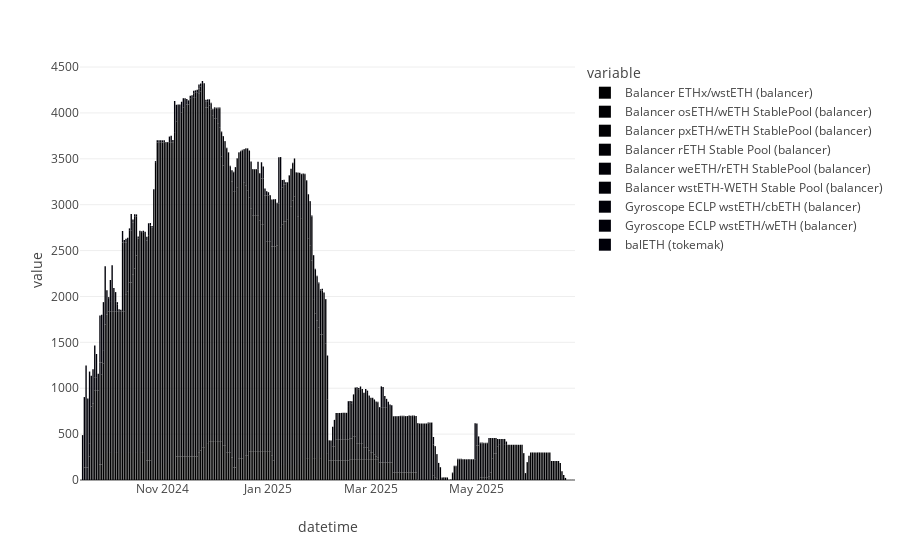

The notebook cell saved with this chart:
### Code cell
px.bar(safe_value_by_destination)

### Figure 1 — Plotly figure (JSON) as saved in the notebook; plotly's stock layout.template omitted (floating-point values rounded to 4 significant figures; data arrays with more than 128 entries replaced by an {"elided": "..."} marker saying what was removed)
{"data": [{"alignmentgroup": "True", "hovertemplate": "variable=Balancer ETHx/wstETH (balancer)<br>datetime=%{x}<br>value=%{y}<extra></extra>", "legendgroup": "Balancer ETHx/wstETH (balancer)", "marker": {"color": "#000001", "pattern": {"shape": ""}}, "name": "Balancer ETHx/wstETH (balancer)", "offsetgroup": "Balancer ETHx/wstETH (balancer)", "orientation": "v", "showlegend": true, "textposition": "auto", "type": "bar", "x": {"elided": "285 str values"}, "xaxis": "x", "y": {"elided": "285 float values"}, "yaxis": "y"}, {"alignmentgroup": "True", "hovertemplate": "variable=Balancer osETH/wETH StablePool (balancer)<br>datetime=%{x}<br>value=%{y}<extra></extra>", "legendgroup": "Balancer osETH/wETH StablePool (balancer)", "marker": {"color": "#000002", "pattern": {"shape": ""}}, "name": "Balancer osETH/wETH StablePool (balancer)", "offsetgroup": "Balancer osETH/wETH StablePool (balancer)", "orientation": "v", "showlegend": true, "textposition": "auto", "type": "bar", "x": {"elided": "285 str values"}, "xaxis": "x", "y": {"elided": "285 int values"}, "yaxis": "y"}, {"alignmentgroup": "True", "hovertemplate": "variable=Balancer pxETH/wETH StablePool (balancer)<br>datetime=%{x}<br>value=%{y}<extra></extra>", "legendgroup": "Balancer pxETH/wETH StablePool (balancer)", "marker": {"color": "#000003", "pattern": {"shape": ""}}, "name": "Balancer pxETH/wETH StablePool (balancer)", "offsetgroup": "Balancer pxETH/wETH StablePool (balancer)", "orientation": "v", "showlegend": true, "textposition": "auto", "type": "bar", "x": {"elided": "285 str values"}, "xaxis": "x", "y": {"elided": "285 float values"}, "yaxis": "y"}, {"alignmentgroup": "True", "hovertemplate": "variable=Balancer rETH Stable Pool (balancer)<br>datetime=%{x}<br>value=%{y}<extra></extra>", "legendgroup": "Balancer rETH Stable Pool (balancer)", "marker": {"color": "#000004", "pattern": {"shape": ""}}, "name": "Balancer rETH Stable Pool (balancer)", "offsetgroup": "Balancer rETH Stable Pool (balancer)", "orientation": "v", "showlegend": true, "textposition": "auto", "type": "bar", "x": {"elided": "285 str values"}, "xaxis": "x", "y": {"elided": "285 int values"}, "yaxis": "y"}, {"alignmentgroup": "True", "hovertemplate": "variable=Balancer weETH/rETH StablePool (balancer)<br>datetime=%{x}<br>value=%{y}<extra></extra>", "legendgroup": "Balancer weETH/rETH StablePool (balancer)", "marker": {"color": "#000005", "pattern": {"shape": ""}}, "name": "Balancer weETH/rETH StablePool (balancer)", "offsetgroup": "Balancer weETH/rETH StablePool (balancer)", "orientation": "v", "showlegend": true, "textposition": "auto", "type": "bar", "x": {"elided": "285 str values"}, "xaxis": "x", "y": {"elided": "285 float values"}, "yaxis": "y"}, {"alignmentgroup": "True", "hovertemplate": "variable=Balancer wstETH-WETH Stable Pool (balancer)<br>datetime=%{x}<br>value=%{y}<extra></extra>", "legendgroup": "Balancer wstETH-WETH Stable Pool (balancer)", "marker": {"color": "#000006", "pattern": {"shape": ""}}, "name": "Balancer wstETH-WETH Stable Pool (balancer)", "offsetgroup": "Balancer wstETH-WETH Stable Pool (balancer)", "orientation": "v", "showlegend": true, "textposition": "auto", "type": "bar", "x": {"elided": "285 str values"}, "xaxis": "x", "y": {"elided": "285 int values"}, "yaxis": "y"}, {"alignmentgroup": "True", "hovertemplate": "variable=Gyroscope ECLP wstETH/cbETH (balancer)<br>datetime=%{x}<br>value=%{y}<extra></extra>", "legendgroup": "Gyroscope ECLP wstETH/cbETH (balancer)", "marker": {"color": "#000007", "pattern": {"shape": ""}}, "name": "Gyroscope ECLP wstETH/cbETH (balancer)", "offsetgroup": "Gyroscope ECLP wstETH/cbETH (balancer)", "orientation": "v", "showlegend": true, "textposition": "auto", "type": "bar", "x": {"elided": "285 str values"}, "xaxis": "x", "y": {"elided": "285 int values"}, "yaxis": "y"}, {"alignmentgroup": "True", "hovertemplate": "variable=Gyroscope ECLP wstETH/wETH (balancer)<br>datetime=%{x}<br>value=%{y}<extra></extra>", "legendgroup": "Gyroscope ECLP wstETH/wETH (balancer)", "marker": {"color": "#000008", "pattern": {"shape": ""}}, "name": "Gyroscope ECLP wstETH/wETH (balancer)", "offsetgroup": "Gyroscope ECLP wstETH/wETH (balancer)", "orientation": "v", "showlegend": true, "textposition": "auto", "type": "bar", "x": {"elided": "285 str values"}, "xaxis": "x", "y": {"elided": "285 float values"}, "yaxis": "y"}, {"alignmentgroup": "True", "hovertemplate": "variable=balETH (tokemak)<br>datetime=%{x}<br>value=%{y}<extra></extra>", "legendgroup": "balETH (tokemak)", "marker": {"color": "#000009", "pattern": {"shape": ""}}, "name": "balETH (tokemak)", "offsetgroup": "balETH (tokemak)", "orientation": "v", "showlegend": true, "textposition": "auto", "type": "bar", "x": {"elided": "285 str values"}, "xaxis": "x", "y": {"elided": "285 float values"}, "yaxis": "y"}], "layout": {"barmode": "relative", "legend": {"title": {"text": "variable"}, "tracegroupgap": 0}, "margin": {"t": 60}, "xaxis": {"anchor": "y", "domain": [0, 1], "title": {"text": "datetime"}}, "yaxis": {"anchor": "x", "domain": [0, 1], "title": {"text": "value"}}}}
